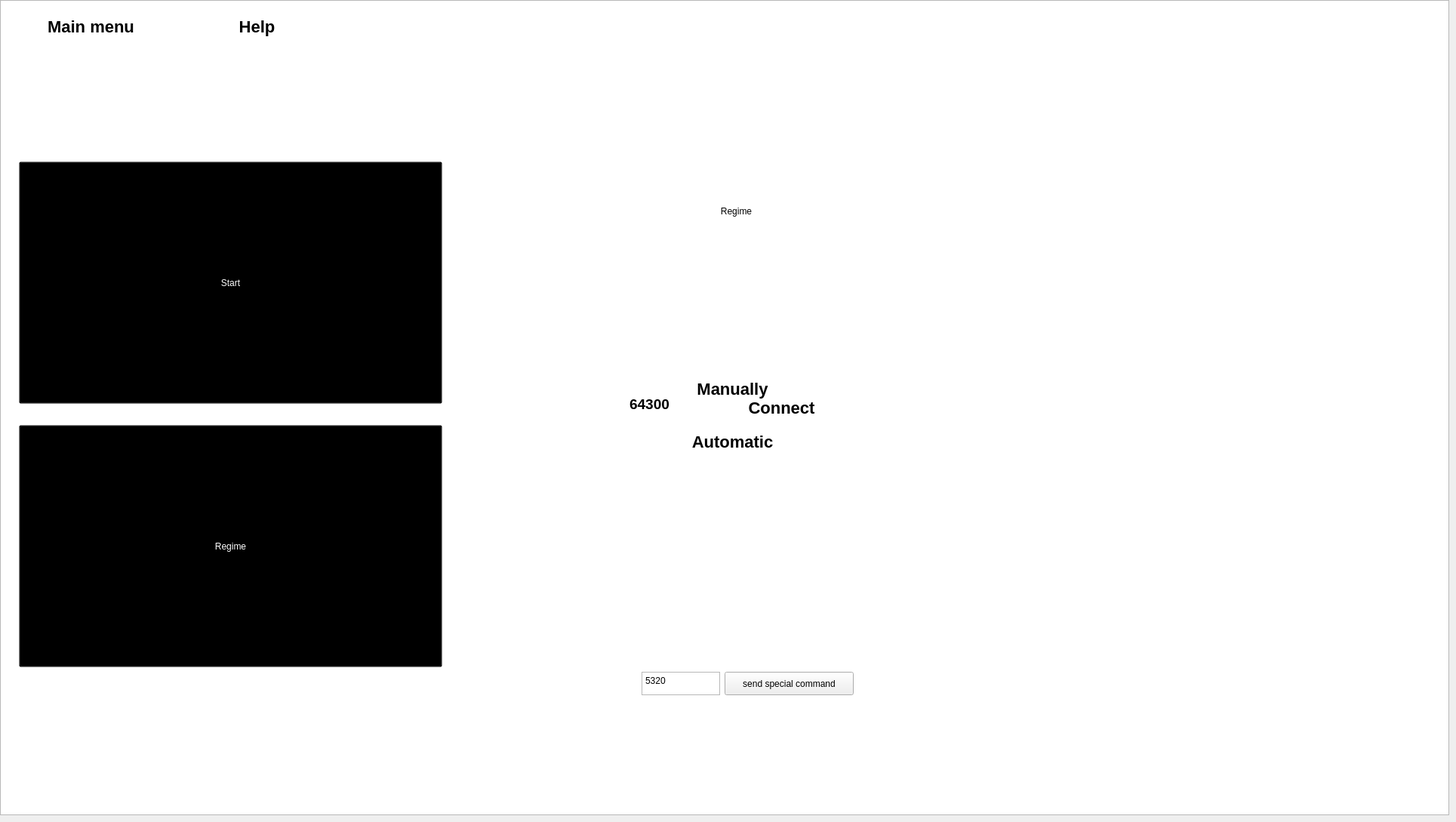
   <widget class="QWidget" name="flightPage">
    <widget class="QPushButton" name="flightTemplate">
     <property name="geometry">
      <rect>
       <x>25</x>
       <y>214</y>
       <width>561</width>
       <height>321</height>
      </rect>
     </property>
     <property name="cursor">
      <cursorShape>PointingHandCursor</cursorShape>
     </property>
     <property name="styleSheet">
      <string notr="true">
#flightTemplate{
border-image: url(:/pics/lefttop.svg);
font: italic 25pt &quot;MS Sans Serif&quot;;
color: white;
border-color:transparent;
background-color: transparent;
}
#flightTemplate:hover{
border-image: url(:/pics/lefttoplight.svg);
font: bold italic 28pt &quot;MS Sans Serif&quot;;
color: white;
border-color:transparent
}
</string>
     </property>
     <property name="text">
      <string>Start</string>
     </property>
    </widget>
    <widget class="QPushButton" name="flightHandConnect">
     <property name="geometry">
      <rect>
       <x>800</x>
       <y>480</y>
       <width>341</width>
       <height>71</height>
      </rect>
     </property>
     <property name="cursor">
      <cursorShape>PointingHandCursor</cursorShape>
     </property>
     <property name="styleSheet">
      <string notr="true">#flightHandConnect{
background-color: transparent; 
border:none;
color :black; 
font-size: 22px;
font:bold;
}

#flightHandConnect:hover {
 background-color:black; 
color:white;
}
#flightHandConnect:pressed {
 background-color:grey; 
color: white;
}</string>
     </property>
     <property name="text">
      <string>Manually</string>
     </property>
    </widget>
    <widget class="QLabel" name="flightLabel">
     <property name="geometry">
      <rect>
       <x>860</x>
       <y>230</y>
       <width>231</width>
       <height>101</height>
      </rect>
     </property>
     <property name="styleSheet">
      <string notr="true"> background-color: transparent; 
color: black; 
font: bold italic 20pt &quot;MS Sans Serif&quot;;
</string>
     </property>
     <property name="inputMethodHints">
      <set>Qt::ImhHiddenText</set>
     </property>
     <property name="text">
      <string>&lt;html&gt;&lt;head/&gt;&lt;body&gt;&lt;p align=&quot;center&quot;&gt;&lt;span style=&quot; font-style:normal;&quot;&gt;Regime&lt;/span&gt;&lt;/p&gt;&lt;/body&gt;&lt;/html&gt;</string>
     </property>
    </widget>
    <widget class="QPushButton" name="flightszConnect">
     <property name="geometry">
      <rect>
       <x>800</x>
       <y>550</y>
       <width>341</width>
       <height>71</height>
      </rect>
     </property>
     <property name="cursor">
      <cursorShape>PointingHandCursor</cursorShape>
     </property>
     <property name="styleSheet">
      <string notr="true">#flightszConnect{
background-color: transparent; 
border:none;
color :black; 
font-size: 22px;
font:bold;
}

#flightszConnect:hover {
 background-color:black; 
color:white;
}
#flightszConnect:pressed {
 background-color:grey; 
color: white;
}</string>
     </property>
     <property name="text">
      <string>Automatic</string>
     </property>
    </widget>
    <widget class="QPushButton" name="flightRechange">
     <property name="geometry">
      <rect>
       <x>25</x>
       <y>563</y>
       <width>561</width>
       <height>321</height>
      </rect>
     </property>
     <property name="cursor">
      <cursorShape>PointingHandCursor</cursorShape>
     </property>
     <property name="styleSheet">
      <string notr="true">#flightRechange{
border-image: url(:/pics/leftdown.svg);
font: italic 25pt &quot;MS Sans Serif&quot;;
color:white;
border-color:transparent;
background-color: transparent;
}
#flightRechange:hover{
border-image: url(:/pics/leftdownlight.svg);
font: bold italic 28pt &quot;MS Sans Serif&quot;;
color:white;
border-color:transparent
}
</string>
     </property>
     <property name="text">
      <string>Regime</string>
     </property>
    </widget>
    <widget class="QGraphicsView" name="graphicsView_2">
     <property name="geometry">
      <rect>
       <x>0</x>
       <y>0</y>
       <width>1920</width>
       <height>1080</height>
      </rect>
     </property>
     <property name="layoutDirection">
      <enum>Qt::LeftToRight</enum>
     </property>
     <property name="styleSheet">
      <string notr="true">border-image: url(:/pics/right.svg);</string>
     </property>
    </widget>
    <widget class="QTextEdit" name="flightPortWriter">
     <property name="geometry">
      <rect>
       <x>800</x>
       <y>520</y>
       <width>121</width>
       <height>51</height>
      </rect>
     </property>
     <property name="toolTip">
      <string>&lt;html&gt;&lt;head/&gt;&lt;body&gt;&lt;p&gt;10000&lt;/p&gt;&lt;/body&gt;&lt;/html&gt;</string>
     </property>
     <property name="styleSheet">
      <string notr="true"> background-color: transparent; 
color: black; 
font-size:16px;
font:bold;
border:none;
border-color:black; </string>
     </property>
     <property name="html">
      <string>&lt;!DOCTYPE HTML PUBLIC &quot;-//W3C//DTD HTML 4.0//EN&quot; &quot;http://www.w3.org/TR/REC-html40/strict.dtd&quot;&gt;
&lt;html&gt;&lt;head&gt;&lt;meta name=&quot;qrichtext&quot; content=&quot;1&quot; /&gt;&lt;style type=&quot;text/css&quot;&gt;
p, li { white-space: pre-wrap; }
&lt;/style&gt;&lt;/head&gt;&lt;body style=&quot; font-family:'MS Shell Dlg 2'; font-size:16px; font-weight:600; font-style:normal;&quot;&gt;
&lt;p align=&quot;center&quot; style=&quot; margin-top:0px; margin-bottom:0px; margin-left:0px; margin-right:0px; -qt-block-indent:0; text-indent:0px;&quot;&gt;&lt;span style=&quot; font-size:14pt;&quot;&gt;64300&lt;/span&gt;&lt;/p&gt;&lt;/body&gt;&lt;/html&gt;</string>
     </property>
    </widget>
    <widget class="QPushButton" name="menuRegimeFlight">
     <property name="geometry">
      <rect>
       <x>10</x>
       <y>10</y>
       <width>221</width>
       <height>51</height>
      </rect>
     </property>
     <property name="cursor">
      <cursorShape>PointingHandCursor</cursorShape>
     </property>
     <property name="styleSheet">
      <string notr="true">#menuRegimeFlight{
background-color: transparent; 
border:none;
color :black; 
font-size: 22px;
font:bold;
}

#menuRegimeFlight:hover {
 background-color:black; 
color:white;
}
#menuRegimeFlight:pressed {
 background-color:grey; 
color: white;
}</string>
     </property>
     <property name="text">
      <string>Main menu</string>
     </property>
    </widget>
    <widget class="QPushButton" name="flightStartConnect">
     <property name="geometry">
      <rect>
       <x>950</x>
       <y>510</y>
       <width>171</width>
       <height>61</height>
      </rect>
     </property>
     <property name="cursor">
      <cursorShape>PointingHandCursor</cursorShape>
     </property>
     <property name="styleSheet">
      <string notr="true">
#flightStartConnect{
background-color: transparent; 
border:none;
color :black; 
font-size: 22px;
font:bold;
}

#flightStartConnect:hover {
 background-color: black; 
color:white;
}
#flightStartConnect:pressed {
 background-color: black; 
color:white;}</string>
     </property>
     <property name="text">
      <string>Connect</string>
     </property>
    </widget>
    <widget class="QPushButton" name="menuFlightReference">
     <property name="geometry">
      <rect>
       <x>230</x>
       <y>10</y>
       <width>221</width>
       <height>51</height>
      </rect>
     </property>
     <property name="cursor">
      <cursorShape>PointingHandCursor</cursorShape>
     </property>
     <property name="styleSheet">
      <string notr="true">#menuFlightReference{
background-color: transparent; 
border:none;
color :black; 
font-size: 22px;
font:bold;
}

#menuFlightReference:hover {
 background-color:black; 
color:white;
}
#menuFlightReference:pressed {
 background-color:grey; 
color: white;
}</string>
     </property>
     <property name="text">
      <string>Help</string>
     </property>
    </widget>
    <widget class="QWidget" name="ipPlace" native="true">
     <property name="geometry">
      <rect>
       <x>1120</x>
       <y>900</y>
       <width>171</width>
       <height>101</height>
      </rect>
     </property>
     <property name="styleSheet">
      <string notr="true"> background-color: transparent;</string>
     </property>
    </widget>
    <widget class="QScrollArea" name="scrollAreaIp">
     <property name="geometry">
      <rect>
       <x>950</x>
       <y>900</y>
       <width>161</width>
       <height>101</height>
      </rect>
     </property>
     <property name="styleSheet">
      <string notr="true">background-color:transparent;</string>
     </property>
     <property name="widgetResizable">
      <bool>false</bool>
     </property>
     <widget class="QWidget" name="scrollAreaWidgetContents_7">
      <property name="geometry">
       <rect>
        <x>0</x>
        <y>0</y>
        <width>159</width>
        <height>99</height>
       </rect>
      </property>
     </widget>
    </widget>
    <widget class="QPushButton" name="userLink">
     <property name="geometry">
      <rect>
       <x>960</x>
       <y>890</y>
       <width>171</width>
       <height>31</height>
      </rect>
     </property>
     <property name="text">
      <string>send special command</string>
     </property>
    </widget>
    <widget class="QTextEdit" name="numTBA">
     <property name="geometry">
      <rect>
       <x>850</x>
       <y>890</y>
       <width>104</width>
       <height>31</height>
      </rect>
     </property>
     <property name="html">
      <string>&lt;!DOCTYPE HTML PUBLIC &quot;-//W3C//DTD HTML 4.0//EN&quot; &quot;http://www.w3.org/TR/REC-html40/strict.dtd&quot;&gt;
&lt;html&gt;&lt;head&gt;&lt;meta name=&quot;qrichtext&quot; content=&quot;1&quot; /&gt;&lt;style type=&quot;text/css&quot;&gt;
p, li { white-space: pre-wrap; }
&lt;/style&gt;&lt;/head&gt;&lt;body style=&quot; font-family:'MS Shell Dlg 2'; font-size:7.875pt; font-weight:400; font-style:normal;&quot;&gt;
&lt;p style=&quot; margin-top:0px; margin-bottom:0px; margin-left:0px; margin-right:0px; -qt-block-indent:0; text-indent:0px;&quot;&gt;&lt;span style=&quot; font-family:'Sans Serif'; font-size:9pt;&quot;&gt;5320&lt;/span&gt;&lt;/p&gt;&lt;/body&gt;&lt;/html&gt;</string>
     </property>
    </widget>
    <widget class="QLabel" name="labelUserLink">
     <property name="geometry">
      <rect>
       <x>640</x>
       <y>840</y>
       <width>641</width>
       <height>31</height>
      </rect>
     </property>
     <property name="toolTip">
      <string>&lt;html&gt;&lt;head/&gt;&lt;body&gt;&lt;p align=&quot;center&quot;&gt;&lt;br/&gt;&lt;/p&gt;&lt;/body&gt;&lt;/html&gt;</string>
     </property>
     <property name="text">
      <string/>
     </property>
    </widget>
    <zorder>graphicsView_2</zorder>
    <zorder>flightTemplate</zorder>
    <zorder>flightHandConnect</zorder>
    <zorder>flightLabel</zorder>
    <zorder>flightszConnect</zorder>
    <zorder>flightRechange</zorder>
    <zorder>flightPortWriter</zorder>
    <zorder>menuRegimeFlight</zorder>
    <zorder>flightStartConnect</zorder>
    <zorder>menuFlightReference</zorder>
    <zorder>ipPlace</zorder>
    <zorder>scrollAreaIp</zorder>
    <zorder>userLink</zorder>
    <zorder>numTBA</zorder>
    <zorder>labelUserLink</zorder>
   </widget>
